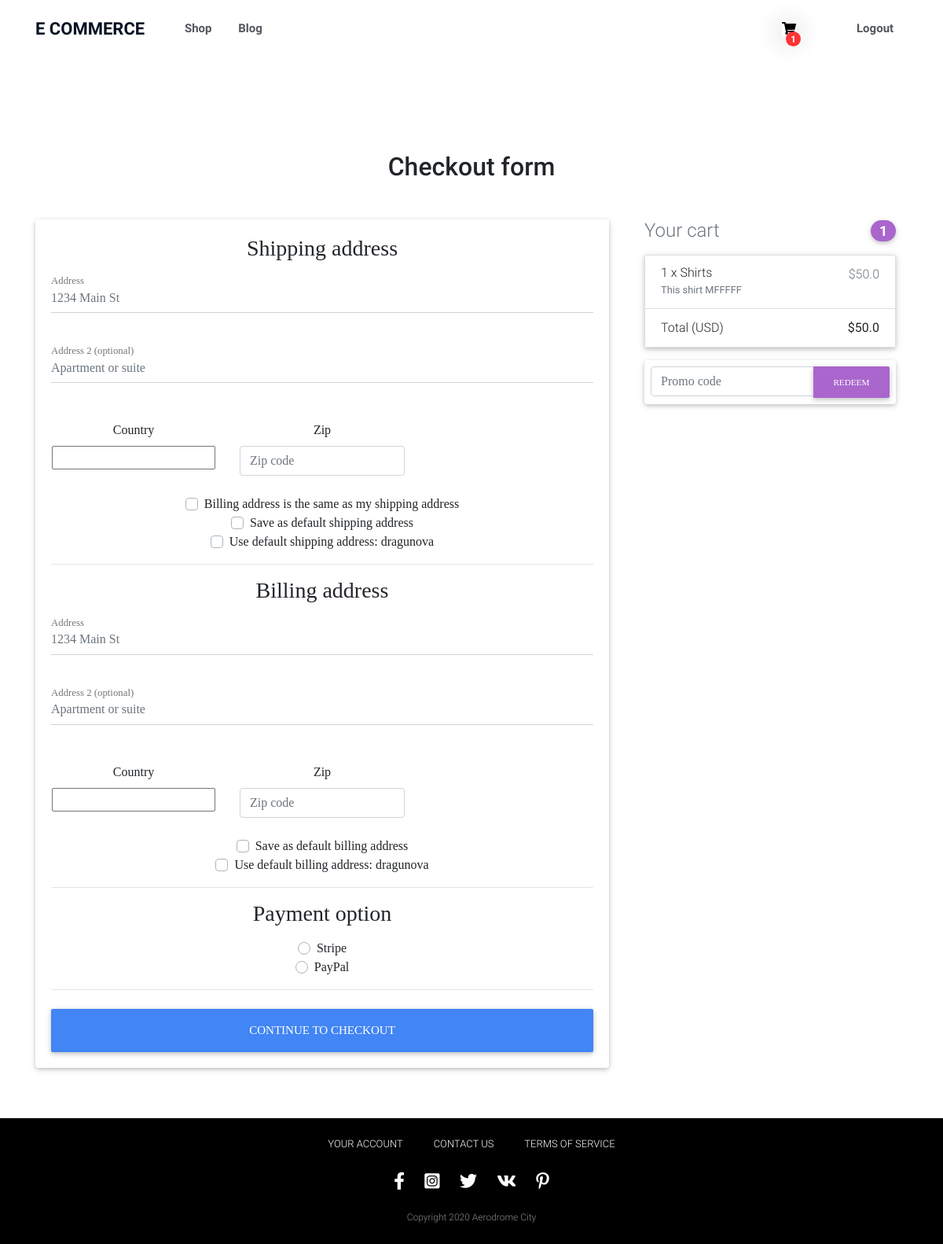
Screenshot of /checkout/ (signed in) with the database file from the repository.
### store/models.py (models this page shows, shortened)
class Address(models.Model):
    user = models.ForeignKey(settings.AUTH_USER_MODEL,
                             on_delete=models.CASCADE)
    street_address = models.CharField(max_length=100)
    apartment_address = models.CharField(max_length=100)
    country = CountryField(multiple=False)
    zip = models.CharField(max_length=100)
    address_type = models.CharField(max_length=1, choices=ADDRESS_CHOICES)
    default = models.BooleanField(default=False)
    class Meta:
        verbose_name_plural = 'Addresses'

class Order(models.Model):
    user = models.ForeignKey(settings.AUTH_USER_MODEL, on_delete=models.CASCADE)
    ref_code = models.CharField(max_length=20)
    items = models.ManyToManyField(OrderItem)
    start_date = models.DateTimeField(auto_now_add=True)
    ordered_date = models.DateTimeField()
    ordered = models.BooleanField(default=False)
    shipping_address = models.ForeignKey(
        'Address', related_name='shipping_address', on_delete=models.SET_NULL, blank=True, null=True)
    billing_address = models.ForeignKey(
        'Address', related_name='billing_address', on_delete=models.SET_NULL, blank=True, null=True)
    payment = models.ForeignKey(
        'Payment', on_delete=models.SET_NULL, blank=True, null=True)
    coupon = models.ForeignKey(
        'Coupon', on_delete=models.SET_NULL, blank=True, null=True
    )
    being_address = models.BooleanField(default=False)
    received = models.BooleanField(default=False)
    refund_requested = models.BooleanField(default=False)
    refund_granted = models.BooleanField(default=False)
    @property
    def get_cart_items(self):
        total = sum([ item.quantity for item in self.items.all()])
        return total
    def get_total(self):
        total = 0
        for order_item in self.items.all():
            total += order_item.get_final_price()
        if self.coupon:
            total -= self.coupon.amount
        return total

class OrderItem(models.Model):
    user = models.ForeignKey(
        settings.AUTH_USER_MODEL, on_delete=models.CASCADE)
    ordered = models.BooleanField(default=False)
    item = models.ForeignKey(Item, on_delete=models.CASCADE)
    quantity = models.IntegerField(default=1)
    def get_total_item_price(self):
        return self.quantity * self.item.price
    def get_final_price(self):
        if self.item.discount_price:
            return self.get_total_discount_item_price()
        return self.get_total_item_price()

class Item(models.Model):
    title = models.CharField(max_length=100)
    price = models.FloatField()
    discount_price = models.FloatField(blank=True, null=True)
    category = models.CharField(choices=CAT_CHOICES, max_length=10)
    label = models.CharField(choices=LABEL_CHOICES, max_length=1)
    slug = models.SlugField()
    description = models.TextField()
    image = models.ImageField(blank=True, null=True)

### store/views.py (the view, shortened to what this page needs)
# urls.py: path('checkout/', CheckoutView.as_view(), name='checkout'),
class CheckoutView(View):
    def get(self, *args, **kwargs):
        try:
            order = Order.objects.get(
                user=self.request.user,
                ordered=False
            )
            form = CheckoutForm()
            context = {
                'form': form,
                'order': order,
                'cartItems': order.get_cart_items,
                'couponform':CouponForm(),
                'DISPLAY_COUPON_FORM': True
            }
            shipping_address_qs = Address.objects.filter(user=self.request.user,
                                                         address_type='S',
                                                         default=True)
            if shipping_address_qs.exists():
                context.update({'default_shipping_address':shipping_address_qs[0]})
            billing_address_qs = Address.objects.filter(user=self.request.user,
                                                         address_type='B',
                                                         default=True)
            if billing_address_qs.exists():
                context.update({'default_billing_address':billing_address_qs[0]})
            return render(self.request, 'store/checkout.html', context)
        except ObjectDoesNotExist:
            messages.info(self.request, 'You do not have an active order')
            return redirect('checkout')

### store/forms.py
class CheckoutForm(forms.Form):
    shipping_address = forms.CharField(required=False)
    shipping_address2 = forms.CharField(required=False)
    shipping_country = CountryField(blank_label='(select country)').formfield(
        required=False,
        widget=CountrySelectWidget(attrs={
            'class': 'custom-select d-block w-100',
        }))
    shipping_zip = forms.CharField(required=False)
    billing_address = forms.CharField(required=False)
    billing_address2 = forms.CharField(required=False)
    billing_country = CountryField(blank_label='(select country)').formfield(
        required=False,
        widget=CountrySelectWidget(attrs={
            'class': 'custom-select d-block w-100',
        }))
    billing_zip = forms.CharField(required=False)
    same_billing_address = forms.BooleanField(required=False)
    set_default_shipping = forms.BooleanField(required=False)
    use_default_shipping = forms.BooleanField(required=False)
    set_default_billing = forms.BooleanField(required=False)
    use_default_billing = forms.BooleanField(required=False)
    payment_option = forms.ChoiceField(
        widget=forms.RadioSelect, choices=PAYMENT_CHOICES)

class CouponForm(forms.Form):
    code = forms.CharField(widget=forms.TextInput(attrs={
        'class': 'form-control',
        'placeholder': 'Promo code',
        'aria-label': 'Recipient\'s username',
        'aria-describedby': 'basic-addon2'
    }))

### store/templates/store/checkout.html (shortened to what this page needs)
{% extends "store/base_payment.html" %}
{% block content %}
  <main >
    <div class="container wow fadeIn">
      <h2 class="my-5 h2 text-center">Checkout form</h2>
      <div class="row">
        <div class="col-md-8 mb-4">
          <div class="card">
            <form method="POST" class="card-body">
              <h3>Shipping address</h3>
              <div class='hideable_shipping_form'>
                <div class="md-form mb-5">
                  <input type='text' placeholder='1234 Main St' id='shipping_address' name='shipping_address' class='form-control' />
                  <label for="shipping_address" class="">Address</label>
                </div>
                <div class="md-form mb-5">
                  <input type='text' placeholder='Apartment or suite' id='shipping_address2' name='shipping_address2' class='form-control' />
                  <label for="shipping_address2" class="">Address 2 (optional)</label>
                </div>
                <div class="row">
                  <div class="col-lg-4 col-md-12 mb-4">
                    <label for="country">Country</label>
                    {{ form.shipping_country }}
                  </div>
                  <div class="col-lg-4 col-md-6 mb-4">
                    <label for="shipping_zip">Zip</label>
                    <input type='text' placeholder='Zip code' id='shipping_zip' name='shipping_zip' class='form-control' />
                  </div>
                </div>
                <div class="custom-control custom-checkbox">
                  <label class="custom-control-label" for="same_billing_address">Billing address is the same as my shipping address</label>
                </div>
                <div class="custom-control custom-checkbox">
                  <label class="custom-control-label" for="set_default_shipping">Save as default shipping address</label>
                </div>
              </div>
              {% if default_shipping_address %}
              <div class="custom-control custom-checkbox">
                <label class="custom-control-label" for="use_default_shipping">Use default shipping address: {{ default_shipping_address.street_address|truncatechars:10 }}</label>
              </div>
              {% endif %}
              <hr>
              <h3>Billing address</h3>
              <div class='hideable_billing_form'>
                <div class="md-form mb-5">
                  <input type='text' placeholder='1234 Main St' id='billing_address' name='billing_address' class='form-control' />
                  <label for="billing_address" class="">Address</label>
                </div>
                <div class="md-form mb-5">
                  <input type='text' placeholder='Apartment or suite' id='billing_address2' name='billing_address2' class='form-control' />
                  <label for="billing_address2" class="">Address 2 (optional)</label>
                </div>
                <div class="row">
                  <div class="col-lg-4 col-md-12 mb-4">
                    <label for="country">Country</label>
                    {{ form.billing_country }}
                  </div>
                  <div class="col-lg-4 col-md-6 mb-4">
                    <label for="billing_zip">Zip</label>
                    <input type='text' placeholder='Zip code' id='billing_zip' name='billing_zip' class='form-control' />
                  </div>
                </div>
                <div class="custom-control custom-checkbox">
                  <label class="custom-control-label" for="set_default_billing">Save as default billing address</label>
                </div>
              </div>
              {% if default_billing_address %}
              <div class="custom-control custom-checkbox">
                <label class="custom-control-label" for="use_default_billing">Use default billing address: {{ default_billing_address.street_address|truncatechars:10 }}</label>
              </div>
              {% endif %}
              <hr>
              <h3>Payment option</h3>
              <div class="d-block my-3">
                {% for value, name in form.fields.payment_option.choices %}
                <div class="custom-control custom-radio">
                  <label class="custom-control-label" for="{{ name }}">{{ name }}</label>
                </div>
                {% endfor %}
              </div>
              <hr class="mb-4">
              <button class="btn btn-primary btn-lg btn-block" type="submit">Continue to checkout</button>
            </form>
          </div>
        </div>
        <div class="col-md-4 mb-4">
          {% include "store/order_snippet.html" %}
        </div>
      </div>
    </div>
  </main>
{% endblock content %}

### store/templates/store/order_snippet.html (shortened to what this page needs)
<div class="col-md-12 mb-4">
    <h4 class="d-flex justify-content-between align-items-center mb-3">
    <span class="text-muted">Your cart</span>
    <span class="badge badge-secondary badge-pill">{{ order.items.count }}</span>
    </h4>
    <ul class="list-group mb-3 z-depth-1">
    {% for order_item in order.items.all %}
    <li class="list-group-item d-flex justify-content-between lh-condensed">
        <div>
        <h6 class="my-0">{{ order_item.quantity }} x {{ order_item.item.title}}</h6>
        <small class="text-muted">{{ order_item.item.description}}</small>
        </div>
        <span class="text-muted">${{ order_item.get_final_price }}</span>
    </li>
    {% endfor %}
    <li class="list-group-item d-flex justify-content-between">
        <span>Total (USD)</span>
        <strong>${{ order.get_total }}</strong>
    </li>
    </ul>
    {% if DISPLAY_COUPON_FORM %}
    <form class="card p-2" action="{% url 'add-coupon' %}" method="POST">
        <div class="input-group">
            {{ couponform.code }}
            <div class="input-group-append">
            <button class="btn btn-secondary btn-md waves-effect m-0" type="submit">Redeem</button>
            </div>
        </div>
    </form>
    {% endif %}
</div>

### static/css/main_style.css (style rules this page uses)
.card { font-family: 'Lora', serif; text-align: center; margin-bottom: 40px; }
.mb-0, .my-0 { margin-bottom: 0 !important; }
.mt-0, .my-0 { margin-top: 0 !important; }
.mb-5, .my-5 { margin-bottom: 3rem !important; }
.mt-3, .my-3 { margin-top: 1rem !important; }
.mb-3, .my-3 { margin-bottom: 1rem !important; }
.mb-4, .my-4 { margin-bottom: 1.5rem !important; }
li { display: list-item; text-align: -webkit-match-parent; }
main { display: block; }
.mt-5, .my-5 { margin-top: 3rem !important; }
.container { width: 100%; padding-right: 15px; padding-left: 15px; margin-right: auto; margin-left: auto; }
.fadeIn { -webkit-animation-name: fadeIn; animation-name: fadeIn; }
.row { display: flex; flex-wrap: wrap; margin-right: -15px; margin-left: -15px; }
.badge { display: inline-block; padding: .25em .4em; font-size: 75%; font-weight: 700; line-height: 1; text-align: center; white-space: nowrap; vertical-align: baseline; border-radius: .25rem; transition: color .15s ease-in-out, background-color .15s ease-in-out, border-color .15s ease-in-out, box-shadow .15s ease-in-out; }
.badge, .badge-danger, .badge-dark, .badge-default, .badge-info, .badge-primary, .badge-secondary, .badge-success, .badge-warning { color: #fff !important; }
.btn.btn-md { padding: .7rem 1.6rem; font-size: .7rem; }
.waves-effect { position: relative; overflow: hidden; user-select: none; -webkit-tap-highlight-color: transparent; }
.btn { margin: .375rem; text-transform: uppercase; word-wrap: break-word; white-space: normal; cursor: pointer; border: 0; border-radius: .125rem; box-shadow: 0 2px 5px 0 rgba(0, 0, 0, .16), 0 2px 10px 0 rgba(0, 0, 0, .12); transition: color .15s ease-in-out, background-color .15s ease-in-out, border-color .15s ease-in-out, box-shadow .15s ease-in-out; }
.btn-primary { color: #fff; background-color: #4285f4 !important; }
.d-flex { display: flex !important; }
.text-center { text-align: center !important; }
.col-lg-4, .col-lg-4 { position: relative; width: 100%; padding-right: 15px; padding-left: 15px; }
div { display: block; }
.card, .navbar, .pagination .page-item.active .page-link { box-shadow: 0 2px 5px 0 rgba(0, 0, 0, .16), 0 2px 10px 0 rgba(0, 0, 0, .12); }
.card-body { flex: 1 1 auto; padding: 1.25rem; }
.badge-pill { padding-right: .6em; padding-left: .6em; border-radius: 10rem; }
.btn { margin: .375rem; color: #fff; text-transform: uppercase; word-wrap: break-word; white-space: normal; cursor: pointer; border: 0; border-radius: .125rem; box-shadow: 0 2px 5px 0 rgba(0, 0, 0, .16), 0 2px 10px 0 rgba(0, 0, 0, .12); transition: color .15s ease-in-out, background-color .15s ease-in-out, border-color .15s ease-in-out, box-shadow .15s ease-in-out; padding: .84rem 2.14rem; font-size: .81rem; }
.waves-effect { position: relative; overflow: hidden; cursor: pointer; user-select: none; -webkit-tap-highlight-color: transparent; }

### store/templates/store/base_payment.html (style rules this page uses)
html, body, header, .carousel { height: 60vh; }

### rows the page displays
Address: street_address "dragunova"
Address: street_address "dragunova"
Order: items.count "1", get_total "50.0"
OrderItem: quantity "1", item "Shirts", item.description "This shirt MFFFFF", get_final_price "50.0"

### other values shown
{{ cartItems }} "1"
{{ name }} "Stripe" "PayPal"
